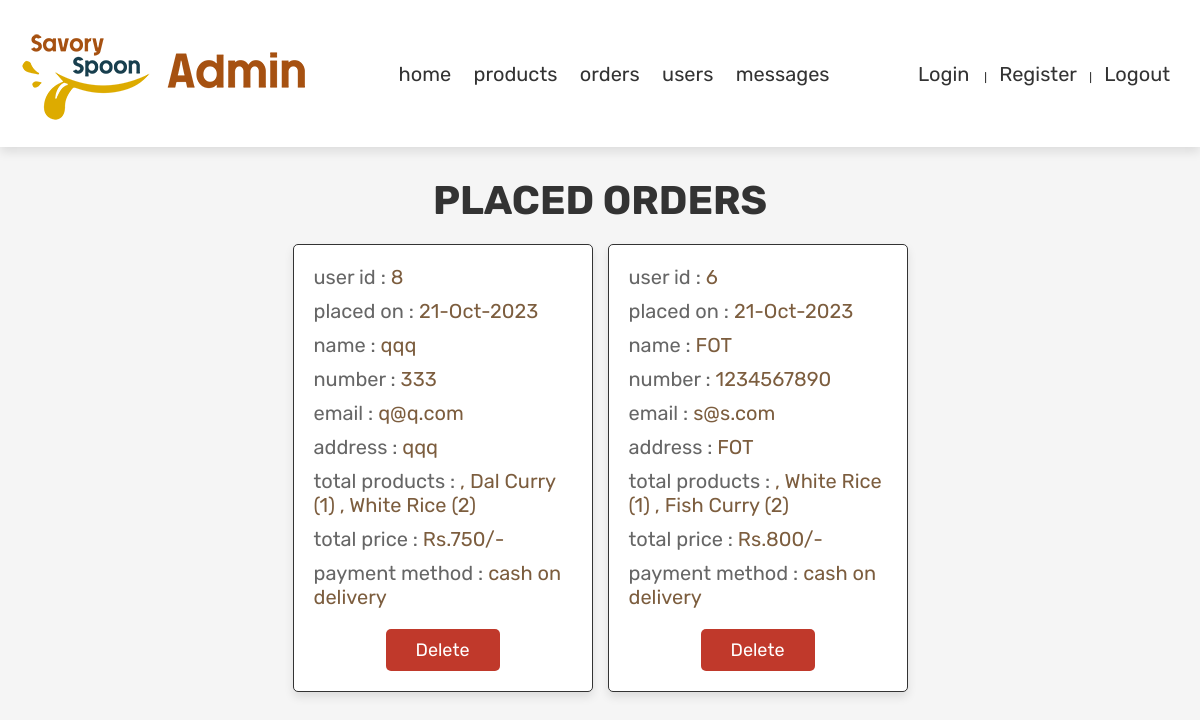
Screenshot of /admin_orders.php (signed in) with the database file from the repository.
### tables this page shows
CREATE TABLE `orders` (
  `id` int(100) NOT NULL,
  `user_id` int(100) NOT NULL,
  `name` varchar(100) NOT NULL,
  `number` varchar(11) NOT NULL,
  `email` varchar(100) NOT NULL,
  `method` varchar(50) NOT NULL,
  `address` varchar(500) NOT NULL,
  `total_products` varchar(1000) NOT NULL,
  `total_price` int(100) NOT NULL,
  `placed_on` varchar(50) NOT NULL
);

### admin_orders.php (the view, shortened to what this page needs)
<?php
include 'config.php';
?>
<!DOCTYPE html>
<html lang="en">
<head>
   <link rel="stylesheet" href="https://cdnjs.cloudflare.com/ajax/libs/font-awesome/6.0.0/css/all.min.css">
   <link rel="stylesheet" href="css/admin_style.css">
</head>
<body>
<?php include 'admin_header.php'; ?>
<section class="orders">
   <h1 class="title">placed orders</h1>
   <div class="box-container">
      <?php
      $select_orders = mysqli_query($conn, "SELECT * FROM `orders`") or die('query failed');
      if(mysqli_num_rows($select_orders) > 0){
         while($fetch_orders = mysqli_fetch_assoc($select_orders)){
      ?>
      <div class="box">
         <p> user id : <span><?php echo $fetch_orders['user_id']; ?></span> </p>
         <p> placed on : <span><?php echo $fetch_orders['placed_on']; ?></span> </p>
         <p> name : <span><?php echo $fetch_orders['name']; ?></span> </p>
         <p> number : <span><?php echo $fetch_orders['number']; ?></span> </p>
         <p> email : <span><?php echo $fetch_orders['email']; ?></span> </p>
         <p> address : <span><?php echo $fetch_orders['address']; ?></span> </p>
         <p> total products : <span><?php echo $fetch_orders['total_products']; ?></span> </p>
         <p> total price : <span>Rs.<?php echo $fetch_orders['total_price']; ?>/-</span> </p>
         <p> payment method : <span><?php echo $fetch_orders['method']; ?></span> </p>
         <form action="" method="post">
            <a href="admin_orders.php?delete=<?php echo $fetch_orders['id']; ?>" onclick="return confirm('delete this order?');" class="delete-btn">delete</a>
         </form>
      </div>
      <?php
         }
      }else{
         echo '<p class="empty">no orders placed yet!</p>';
      }
      ?>
   </div>
</section>
</body>
</html>

### css/admin_style.css (style rules this page uses)
:root { --purple:#7C5D3E; --red:#c0392b; --brown:#A65111; --black:#333; --white:#fff; --light-color:#666; --light-white:#ccc; --light-bg:#f5f5f5; --border:.1rem solid var(--black); --box-shadow:0 .5rem 1rem rgba(0,0,0,.1); }
* { font-family: 'Rubik', sans-serif; margin:0; padding:0; box-sizing: border-box; outline: none; border:none; text-decoration: none; transition:all .2s linear; }
html { font-size: 62.5%; overflow-x: hidden; }
body { background-color: var(--light-bg); }
section { padding:3rem 2rem; }
.title { text-align: center; margin-bottom: 2rem; text-transform: uppercase; color:var(--black); font-size: 4rem; }
.btn, .option-btn, .delete-btn, .white-btn { display: inline-block; margin-top: 1rem; padding:1rem 3rem; cursor: pointer; color:var(--white); font-size: 1.8rem; border-radius: .5rem; text-transform: capitalize; }
.delete-btn { background-color: var(--red); }
.orders .box-container { display: grid; grid-template-columns: repeat(auto-fit, 30rem); justify-content: center; gap:1.5rem; max-width: 1200px; margin:0 auto; align-items: flex-start; }
.orders .box-container .box { background-color: var(--white); padding:2rem; border:var(--border); box-shadow: var(--box-shadow); border-radius: .5rem; }
.orders .box-container .box p { padding-bottom: 1rem; font-size: 2rem; color:var(--light-color); }
.orders .box-container .box p span { color:var(--purple); }
.orders .box-container .box form { text-align: center; }

### rows the page displays
orders: user "8", placed_on "21-Oct-2023", name "qqq", number "333", email "q@q.com", address "qqq", total_products ", Dal Curry (1) , White Rice (2)", total_price "750", method "cash on delivery"
orders: user "6", placed_on "21-Oct-2023", name "FOT", number "1234567890", email "s@s.com", address "FOT", total_products ", White Rice (1) , Fish Curry (2)", total_price "800", method "cash on delivery"
